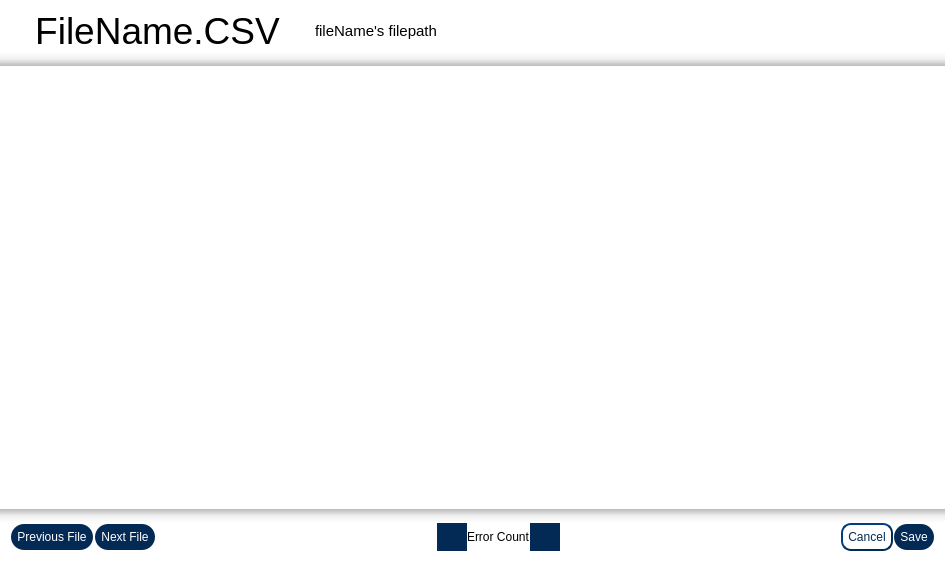
<?xml version="1.0" encoding="UTF-8"?>
<ui version="4.0">
 <class>ErrorEditDialog</class>
 <widget class="QDialog" name="ErrorEditDialog">
  <property name="geometry">
   <rect>
    <x>0</x>
    <y>0</y>
    <width>945</width>
    <height>561</height>
   </rect>
  </property>
  <property name="windowTitle">
   <string>Edit Erroneous Fields</string>
  </property>
  <property name="windowIcon">
   <iconset resource="../images.qrc">
    <normaloff>:/icon32.ico</normaloff>:/icon32.ico</iconset>
  </property>
  <property name="styleSheet">
   <string notr="true">QDialog{
background-color:white;
}

QPushButton{
    background-color: rgb(3, 41, 85);
	color: white;
    border-radius: 14px;
    padding: 5px;


    border-style: outset;
    border-width: 2px;
	border-color: rgba(0,0,0,0);
    min-width: 5em;
}

/* For the next/prev Error buttons. Just to make them a bit smaller. not as wide*/

QPushButton#prevErrButton{
	min-width: 1em;
}
QPushButton#nextErrButton{
    min-width: 1em;
}


QPushButton:pressed {
	/* Color to use for clicking*/
    background-color: rgb(7, 100, 207);
    border-style: inset;
}

</string>
  </property>
  <layout class="QGridLayout" name="gridLayout">
   <property name="leftMargin">
    <number>0</number>
   </property>
   <property name="topMargin">
    <number>10</number>
   </property>
   <property name="rightMargin">
    <number>0</number>
   </property>
   <property name="bottomMargin">
    <number>10</number>
   </property>
   <property name="spacing">
    <number>0</number>
   </property>
   <item row="0" column="3" colspan="2">
    <widget class="QLabel" name="label_full_filename">
     <property name="font">
      <font>
       <pointsize>11</pointsize>
      </font>
     </property>
     <property name="text">
      <string>fileName's filepath</string>
     </property>
     <property name="alignment">
      <set>Qt::AlignLeading|Qt::AlignLeft|Qt::AlignVCenter</set>
     </property>
     <property name="wordWrap">
      <bool>true</bool>
     </property>
     <property name="margin">
      <number>0</number>
     </property>
     <property name="indent">
      <number>0</number>
     </property>
    </widget>
   </item>
   <item row="5" column="2" colspan="3">
    <layout class="QVBoxLayout" name="verticalLayout_2">
     <property name="spacing">
      <number>0</number>
     </property>
     <item>
      <widget class="QLabel" name="label_5">
       <property name="styleSheet">
        <string notr="true">

background-color:qlineargradient(spread:pad, x1:0.5, y1:1, x2:0.5, y2:0, stop:0 rgba(187, 187, 187, 255), stop:0.497537 rgba(223, 223, 223, 123), stop:1 rgba(255, 255, 255, 0));</string>
       </property>
       <property name="text">
        <string/>
       </property>
      </widget>
     </item>
     <item>
      <widget class="QTableWidget" name="tableWidget">
       <property name="frameShape">
        <enum>QFrame::NoFrame</enum>
       </property>
       <property name="alternatingRowColors">
        <bool>true</bool>
       </property>
       <property name="selectionMode">
        <enum>QAbstractItemView::SingleSelection</enum>
       </property>
       <property name="showGrid">
        <bool>false</bool>
       </property>
       <property name="gridStyle">
        <enum>Qt::DotLine</enum>
       </property>
      </widget>
     </item>
     <item>
      <widget class="QFrame" name="frame">
       <property name="frameShape">
        <enum>QFrame::StyledPanel</enum>
       </property>
       <property name="frameShadow">
        <enum>QFrame::Raised</enum>
       </property>
      </widget>
     </item>
     <item>
      <widget class="QLabel" name="label_4">
       <property name="styleSheet">
        <string notr="true">background-color:qlineargradient(spread:pad, x1:0.5, y1:0, x2:0.5, y2:1, stop:0 rgba(187, 187, 187, 255), stop:0.497537 rgba(223, 223, 223, 123), stop:1 rgba(255, 255, 255, 0));</string>
       </property>
       <property name="text">
        <string/>
       </property>
      </widget>
     </item>
     <item>
      <layout class="QHBoxLayout" name="horizontalLayout_2">
       <item>
        <spacer name="horizontalSpacer_3">
         <property name="orientation">
          <enum>Qt::Horizontal</enum>
         </property>
         <property name="sizeType">
          <enum>QSizePolicy::Preferred</enum>
         </property>
         <property name="sizeHint" stdset="0">
          <size>
           <width>10</width>
           <height>20</height>
          </size>
         </property>
        </spacer>
       </item>
       <item>
        <widget class="QPushButton" name="prevButton">
         <property name="cursor">
          <cursorShape>PointingHandCursor</cursorShape>
         </property>
         <property name="text">
          <string>Previous File</string>
         </property>
        </widget>
       </item>
       <item>
        <widget class="QPushButton" name="nextButton">
         <property name="cursor">
          <cursorShape>PointingHandCursor</cursorShape>
         </property>
         <property name="text">
          <string>Next File</string>
         </property>
        </widget>
       </item>
       <item>
        <spacer name="horizontalSpacer_2">
         <property name="orientation">
          <enum>Qt::Horizontal</enum>
         </property>
         <property name="sizeHint" stdset="0">
          <size>
           <width>40</width>
           <height>20</height>
          </size>
         </property>
        </spacer>
       </item>
       <item>
        <widget class="QPushButton" name="prevErrButton">
         <property name="minimumSize">
          <size>
           <width>27</width>
           <height>0</height>
          </size>
         </property>
         <property name="maximumSize">
          <size>
           <width>30</width>
           <height>16777215</height>
          </size>
         </property>
         <property name="cursor">
          <cursorShape>PointingHandCursor</cursorShape>
         </property>
         <property name="styleSheet">
          <string notr="true">border-radius: 15px;</string>
         </property>
         <property name="text">
          <string/>
         </property>
         <property name="icon">
          <iconset>
           <normalon>:/BackButton.png</normalon>
          </iconset>
         </property>
         <property name="iconSize">
          <size>
           <width>16</width>
           <height>16</height>
          </size>
         </property>
         <property name="shortcut">
          <string>Up</string>
         </property>
        </widget>
       </item>
       <item>
        <widget class="QLabel" name="label">
         <property name="text">
          <string>Error Count</string>
         </property>
         <property name="alignment">
          <set>Qt::AlignLeading|Qt::AlignLeft|Qt::AlignVCenter</set>
         </property>
        </widget>
       </item>
       <item>
        <widget class="QPushButton" name="nextErrButton">
         <property name="sizePolicy">
          <sizepolicy hsizetype="Minimum" vsizetype="Fixed">
           <horstretch>0</horstretch>
           <verstretch>0</verstretch>
          </sizepolicy>
         </property>
         <property name="minimumSize">
          <size>
           <width>27</width>
           <height>0</height>
          </size>
         </property>
         <property name="maximumSize">
          <size>
           <width>30</width>
           <height>16777215</height>
          </size>
         </property>
         <property name="cursor">
          <cursorShape>PointingHandCursor</cursorShape>
         </property>
         <property name="styleSheet">
          <string notr="true">border-radius: 15px;</string>
         </property>
         <property name="text">
          <string/>
         </property>
         <property name="icon">
          <iconset>
           <normalon>:/NextButton.png</normalon>
          </iconset>
         </property>
         <property name="shortcut">
          <string>Down</string>
         </property>
        </widget>
       </item>
       <item>
        <spacer name="horizontalSpacer">
         <property name="orientation">
          <enum>Qt::Horizontal</enum>
         </property>
         <property name="sizeHint" stdset="0">
          <size>
           <width>40</width>
           <height>20</height>
          </size>
         </property>
        </spacer>
       </item>
       <item>
        <widget class="QPushButton" name="cancel">
         <property name="cursor">
          <cursorShape>PointingHandCursor</cursorShape>
         </property>
         <property name="styleSheet">
          <string notr="true">QPushButton{
    background-color: rgba(0,0,0,0);
	color: rgb(3, 41, 85);
    border-radius: 10px;
    padding: 5px;

    border-style: outset;
    border-width: 2px;
	border-color: rgb(3, 41, 85);
    min-width: 5em;
}

QPushButton:pressed {
	/* Color to use for clicking*/
	color: rgb(255,255,255);
    background-color: rgb(255,140,140);
    border-style: inset;
}
</string>
         </property>
         <property name="text">
          <string>Cancel</string>
         </property>
         <property name="shortcut">
          <string>Esc</string>
         </property>
        </widget>
       </item>
       <item>
        <widget class="QPushButton" name="save">
         <property name="maximumSize">
          <size>
           <width>798</width>
           <height>16777215</height>
          </size>
         </property>
         <property name="cursor">
          <cursorShape>PointingHandCursor</cursorShape>
         </property>
         <property name="styleSheet">
          <string notr="true"/>
         </property>
         <property name="text">
          <string>Save</string>
         </property>
         <property name="shortcut">
          <string>Ctrl+S</string>
         </property>
        </widget>
       </item>
       <item>
        <spacer name="horizontalSpacer_4">
         <property name="orientation">
          <enum>Qt::Horizontal</enum>
         </property>
         <property name="sizeType">
          <enum>QSizePolicy::Preferred</enum>
         </property>
         <property name="sizeHint" stdset="0">
          <size>
           <width>10</width>
           <height>20</height>
          </size>
         </property>
        </spacer>
       </item>
      </layout>
     </item>
    </layout>
   </item>
   <item row="0" column="2">
    <widget class="QLabel" name="label_filename">
     <property name="font">
      <font>
       <pointsize>28</pointsize>
      </font>
     </property>
     <property name="text">
      <string>FileName.CSV</string>
     </property>
     <property name="alignment">
      <set>Qt::AlignCenter</set>
     </property>
    </widget>
   </item>
  </layout>
 </widget>
 <resources>
  <include location="../images.qrc"/>
 </resources>
 <connections/>
</ui>
